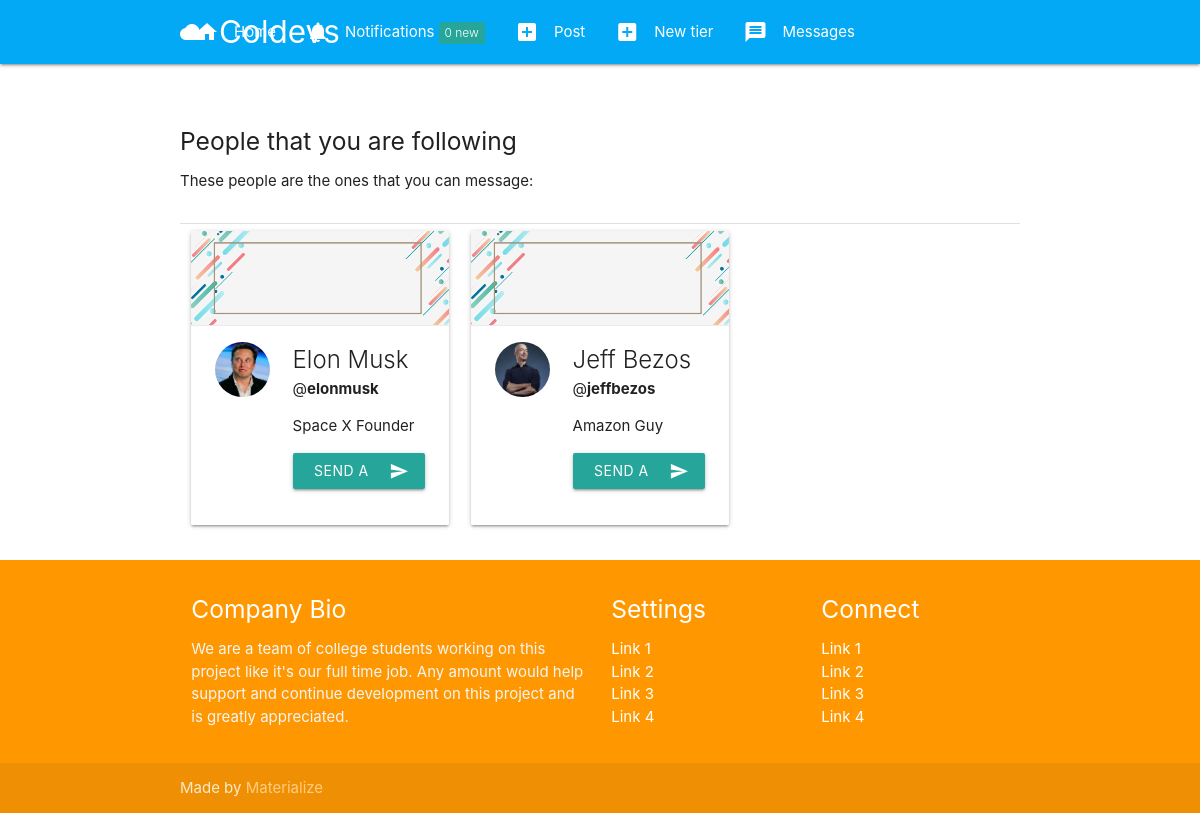
The app's page /messages/start/ (signed in) with its own data.
### tier/models.py (models this page shows, shortened)
class Subscription(models.Model):
    subscriber = models.ForeignKey(User, on_delete=models.CASCADE, related_name='subscriber')
    subscribed = models.ForeignKey(User, on_delete=models.CASCADE, related_name='subscribed')
    tier = models.ForeignKey(Tier, on_delete=models.CASCADE, related_name='tier')
    date = models.DateTimeField(auto_now_add=True)
    expired = models.BooleanField(default=False)

### authy/models.py (models this page shows, shortened)
class Profile(models.Model):
	user = models.OneToOneField(User, on_delete=models.CASCADE, related_name='profile')
	location = models.CharField(max_length=50, null=True, blank=True)
	url = models.CharField(max_length=80, null=True, blank=True)
	profile_info = models.TextField(max_length=150, null=True, blank=True)
	created = models.DateField(auto_now_add=True)
	picture = models.ImageField(upload_to=user_directory_path_profile, blank=True, null=True, verbose_name='Picture')
	banner = models.ImageField(upload_to=user_directory_path_banner, blank=True, null=True, verbose_name='Banner')

### direct/views.py (the view)
# urls.py: path('start/', PeopleWeCanMessage, name='people-we-can-message'),
@login_required
def PeopleWeCanMessage(request):
    people = Subscription.objects.filter(Q(subscriber=request.user) & Q(tier__can_message=True))
    context = {
        'people': people
    }
    return render(request, 'direct/can_message_list.html', context)

### authy/views.py (called while the page is built)
def SideNavInfo(request):
	user = request.user
	nav_profile = None
	fans = None
	follows = None
	if user.is_authenticated:
		nav_profile = Profile.objects.get(user=user)
		fans = Subscription.objects.filter(subscribed=user).count()
		follows = Subscription.objects.filter(subscriber=user).count()
	return {'nav_profile': nav_profile, 'fans': fans, 'follows': follows}

### direct/views.py (called while the page is built)
def CheckDirects(request):
    directs_count = 0
    if request.user.is_authenticated:
        directs_count = Message.objects.filter(user=request.user, is_read=False).count()
    return {'directs_count': directs_count}

### notifications/views.py (called while the page is built)
def CountNotifications(request):
    count_notifications = None
    if request.user.is_authenticated:
        count_notifications = Notification.objects.filter(user=request.user, is_seen=False).count()
    return {'count_notifications': count_notifications}

### fans_clone/templates/direct/can_message_list.html (shortened to what this page needs)
{% extends 'base.html' %}
{% load static %}
{% block content %}
<div class="section">
  <h5>People that you are following</h5>
  <p>These people are the ones that you can message:</p>
</div>
<div class="divider"></div>
{% for person in people %}
    <div class="col s12 m4">
              <div class="card">
                <div class="card-image">
                  {% if person.subscribed.profile.banner %}
                    <img src="{{ person.subscribed.profile.banner.url }}">
                  {% else %}
                    <img src="{% static 'img/nobanner.jpg' %}">
                  {% endif %}
                </div>
                <div class="card-action">
                    <div class="row">
                        <div class="col s4">
                        {% if person.subscribed.profile.picture %}
                            <img src="{{ person.subscribed.profile.picture.url }}" class="circle responsive-img">
                          {% else %}
                            <img src="{% static 'img/no_avatar.jpg' %}" class="circle responsive-img">
                          {% endif %}
                        </div>
                        <div class="col s8">
                            <span class="card-title">
                                {{ person.subscribed.first_name }} {{ person.subscribed.last_name }}
                            </span>
                            <br>
                            <span>@<b>{{ person.subscribed.username }}</b></span>
                            <p>{{ person.subscribed.profile.profile_info }}</p>
                            <a href="{% url 'new-conversation' person.subscribed.username %}" class="waves-effect waves-light btn"><i class="material-icons right">send</i>Send a message!</a>
                        </div>
                    </div>
                </div>
              </div>
    </div>
{% endfor %}
{% endblock %}

### records on screen
Subscription: subscribed.profile.picture (placeholder picture), subscribed.first_name "Elon", subscribed.last_name "Musk", subscribed.username "elonmusk", subscribed.profile.profile_info "Space X Founder"
Subscription: subscribed.profile.picture (placeholder picture), subscribed.first_name "Jeff", subscribed.last_name "Bezos", subscribed.username "jeffbezos", subscribed.profile.profile_info "Amazon Guy"

### other values on screen
{{ count_notifications }} "0"
